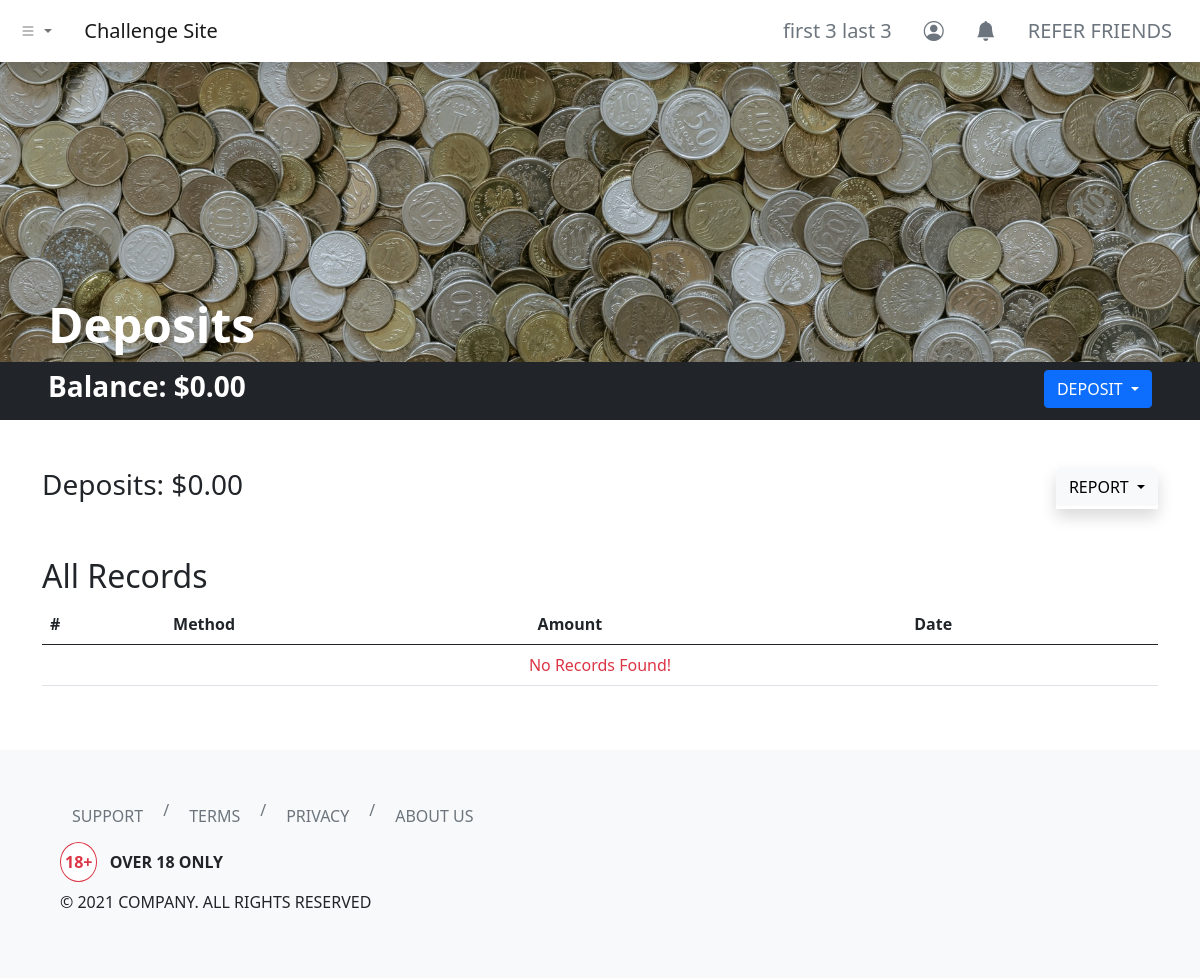
The app's page /dashboard/deposits/index.php (signed in), older data.
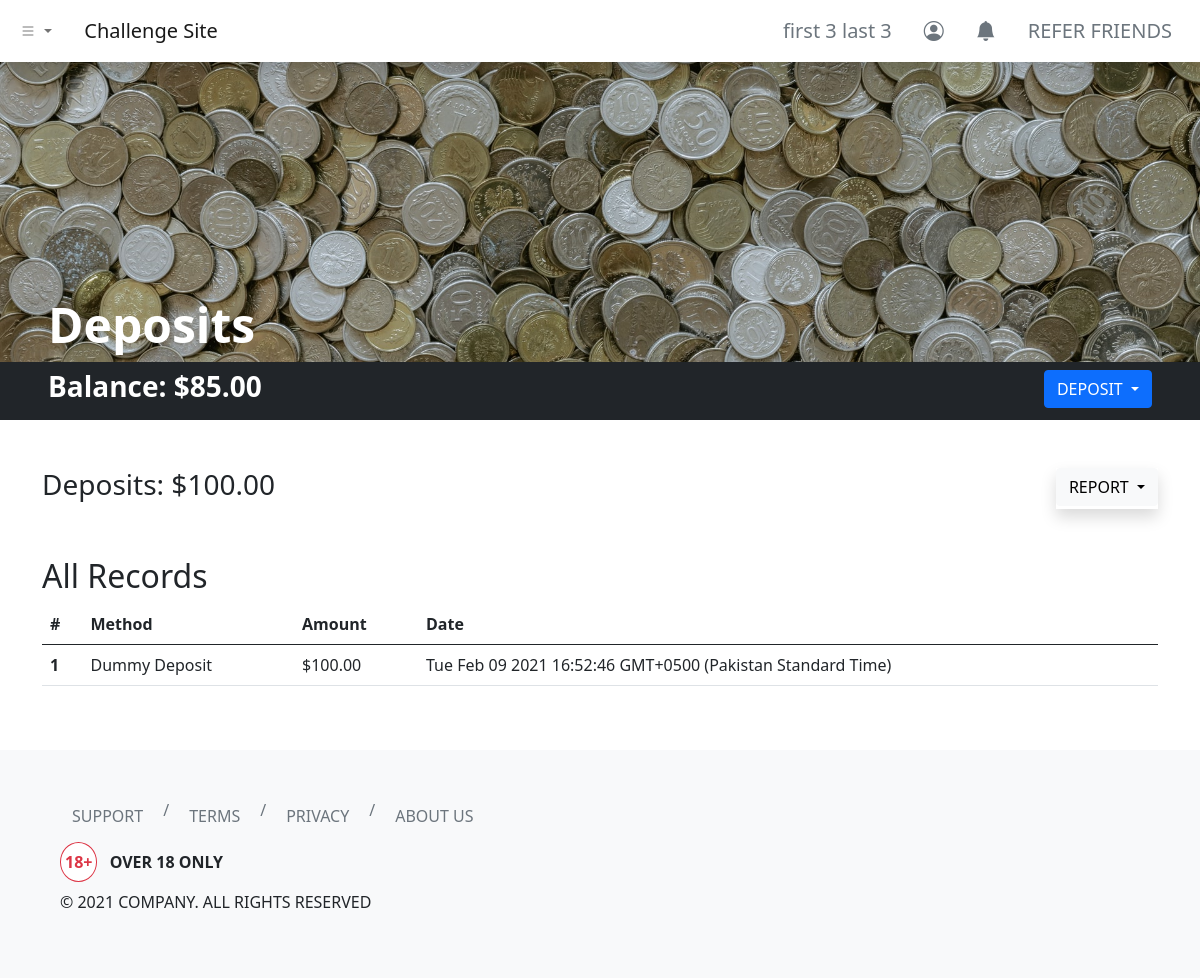
The same page, newer data.
### tables this page shows
CREATE TABLE `users` (
  `id` int(11) NOT NULL,
  `username` varchar(255) NOT NULL,
  `first_name` varchar(255) NOT NULL,
  `last_name` varchar(255) NOT NULL,
  `email` varchar(255) NOT NULL,
  `user_password` varchar(255) NOT NULL,
  `balance` decimal(65,30) UNSIGNED NOT NULL DEFAULT 0.000000000000000000000000000000
);

CREATE TABLE `deposit_log` (
  `deposit_id` int(11) NOT NULL,
  `deposit_by` int(11) NOT NULL,
  `method` varchar(255) NOT NULL,
  `amount` decimal(65,30) UNSIGNED NOT NULL,
  `client_date` varchar(255) NOT NULL,
  `server_timestamp` timestamp NOT NULL DEFAULT current_timestamp()
);

### dashboard/deposits/index.php (the view, shortened to what the changed rows need)
<?php
include '../../header.php';
?>
<link rel="stylesheet" href="./index.css">
<div class="hero bg-dark d-flex align-items-end px-5">
    <h1 class="text-white display-5 fw-bold">Deposits</h1>
</div>
<div class="container-fluid bg-dark py-2 px-5">
    <div class="row">
        <div class="col d-flex justify-content-between">
            <h3 class="text-white fw-bold">Balance:
                <?php
                include_once '../../php-apis/db-config.php';
                $user_id = $_SESSION['id'];
                $sql3 = "SELECT * FROM users WHERE id=$user_id";
                $result3 = mysqli_query($conn, $sql3);
                if (mysqli_num_rows($result3) > 0) {
                    while ($row3 = mysqli_fetch_assoc($result3)) {
                        echo '$' . number_format($row3['balance'], 2, '.', '');
                    }
                } else {
                    header("Location: ../../php-apis/logout.php");
                    die();
                }
                ?>
            </h3>
            <div class="dropdown">
                <button class="btn btn-primary dropdown-toggle text-uppercase" type="button" data-bs-toggle="dropdown" aria-expanded="false">
                </button>
            </div>
        </div>
    </div>
</div>
<div class="container my-5">
    <div class="row">
        <div class="col">
            <h3>Deposits:
                <?php
                $sql = "SELECT SUM(amount) AS depositSum FROM deposit_log WHERE deposit_by = $user_id";
                $result = mysqli_query($conn, $sql);
                if (mysqli_num_rows($result) > 0) {
                    while ($row = mysqli_fetch_assoc($result)) {
                        echo '$' . number_format($row['depositSum'], 2, '.', '');
                    }
                } else {
                    echo "$0.00";
                }
                ?>
            </h3>
        </div>
    </div>
</div>
<div class="container my-5">
    <div class="row">
        <div class="col">
            <h2 class="text-capitalize"><?php echo (isset($_GET['report-filter']) && !empty($_GET['report-filter'])) ? (str_replace("-", " ", mysqli_real_escape_string($conn, clean_input($_GET['report-filter'])))) : ("All") ?> Records</h2>
            <table class="table">
                <thead>
                    <tr>
                        <th scope="col">#</th>
                        <th scope="col">Method</th>
                        <th scope="col">Amount</th>
                        <th scope="col">Date</th>
                    </tr>
                </thead>
                <tbody>
                    <?php
                    if (isset($_GET['report-filter']) && !empty($_GET['report-filter'])) {
                        $reportFilter = mysqli_real_escape_string($conn, clean_input($_GET["report-filter"]));
                        switch ($reportFilter) {
                            case "current-month":
                                $sql2 = "SELECT * FROM deposit_log WHERE MONTH(server_timestamp) = MONTH(CURRENT_DATE()) AND YEAR(server_timestamp) = YEAR(CURRENT_DATE()) AND deposit_by = $user_id ORDER BY server_timestamp DESC";
                                break;
                            case "previous-month":
                                $sql2 = "SELECT * FROM deposit_log WHERE YEAR(server_timestamp) = YEAR(CURRENT_DATE() - INTERVAL 1 MONTH) AND MONTH(server_timestamp) = MONTH(CURRENT_DATE() - INTERVAL 1 MONTH) AND deposit_by = $user_id ORDER BY server_timestamp DESC";
                                break;
                            case "current-year":
                                $sql2 = "SELECT * FROM deposit_log WHERE YEAR(server_timestamp) = YEAR(CURRENT_DATE()) AND deposit_by = $user_id ORDER BY server_timestamp DESC";
                                break;
                            case "all":
                                $sql2 = "SELECT * FROM deposit_log WHERE deposit_by = $user_id ORDER BY server_timestamp DESC";
                                break;
                            default:
                                $sql2 = "SELECT * FROM deposit_log WHERE deposit_by = $user_id ORDER BY server_timestamp DESC";
                        }
                    } else {
                        $sql2 = "SELECT * FROM deposit_log WHERE deposit_by = $user_id ORDER BY server_timestamp DESC";
                    }
                    $result2 = mysqli_query($conn, $sql2);
                    if (mysqli_num_rows($result2) > 0) {
                        $count = 1;
                        while ($row2 = mysqli_fetch_assoc($result2)) {
                    ?>
                            <tr>
                                <th scope="row"><?php echo $count; ?></th>
                                <td><?php echo $row2['method']; ?></td>
                                <td><?php echo '$' . number_format($row2['amount'], 2, '.', ''); ?></td>
                                <td><?php echo $row2['client_date']; ?></td>
                            </tr>
                        <?php
                            $count++;
                        }
                    } else {
                        ?>
                        <tr>
                            <td colspan="4" class="text-center text-danger">No Records Found!</td>
                        </tr>
                    <?php } ?>
                </tbody>
            </table>
        </div>
    </div>
</div>
<?php
include '../../footer.php';
?>

### header.php (shortened to what the changed rows need)
<?php
function urlPrefix()
{
    if (basename(getcwd()) === basename(__DIR__)) {
        return './';
    } elseif (basename(dirname(getcwd())) === basename(__DIR__)) {
        return '../';
    } elseif (basename(dirname(dirname(getcwd()))) === basename(__DIR__)) {
        return '../../';
    } elseif (basename(dirname(dirname(dirname(getcwd())))) === basename(__DIR__)) {
        return '../../../';
    } else {
        return './';
    }
}
?>
<!DOCTYPE html>
<html lang="en">
<head>
    <link href="https://cdn.jsdelivr.net/npm/bootstrap@5.0.0-beta1/dist/css/bootstrap.min.css" rel="stylesheet">
    <link rel="stylesheet" href="https://cdn.jsdelivr.net/npm/bootstrap-icons@1.3.0/font/bootstrap-icons.css">
</head>
<body>
    <nav class="navbar navbar-expand-sm navbar-light bg-white shadow">
        <div class="container-fluid">
            <div class="collapse navbar-collapse" id="navbarNavDropdown">
                <ul class="navbar-nav ms-auto">
                    <?php if (isset($_SESSION['id'])) { ?>
                        <li class="nav-item">
                            <a class="btn btn-lg btn-outline-secondary border-0" aria-current="page" href="<?php echo urlPrefix() . 'dashboard/profile/'; ?>">
                                <?php
                                include_once urlPrefix() . 'php-apis/db-config.php';
                                $user_id = $_SESSION['id'];
                                $sql = "SELECT * FROM users WHERE id=$user_id";
                                $result = mysqli_query($conn, $sql);
                                if (mysqli_num_rows($result) > 0) {
                                    while ($row = mysqli_fetch_assoc($result)) {
                                        echo $row['first_name'] . ' ' . $row['last_name'];
                                    }
                                } else {
                                    header("Location: " . urlPrefix() . "php-apis/logout.php");
                                    die();
                                }
                                ?>
                            </a>
                        </li>
                    <?php } else { ?>
                        <li class="nav-item">
                            <a class="btn btn-lg btn-outline-secondary border-0" aria-current="page" href="<?php echo urlPrefix() . 'login/'; ?>">ENTER</a>
                        </li>
                    <?php } ?>
                </ul>
            </div>
        </div>
    </nav>

Row changes from the older to the newer data that the page shows:
changed users "first 3": balance "0.00" → "85.00"
added deposit_log: method "Dummy Deposit", amount "100.00", client_date "Tue Feb 09 2021 16:52:46 GMT+0500 (Pakistan Standard Time)"
Text that changed along with them:
new list line: "$ 100.00"
list line gone: "$ 0.00"
text no longer shown: "No Records Found!"
